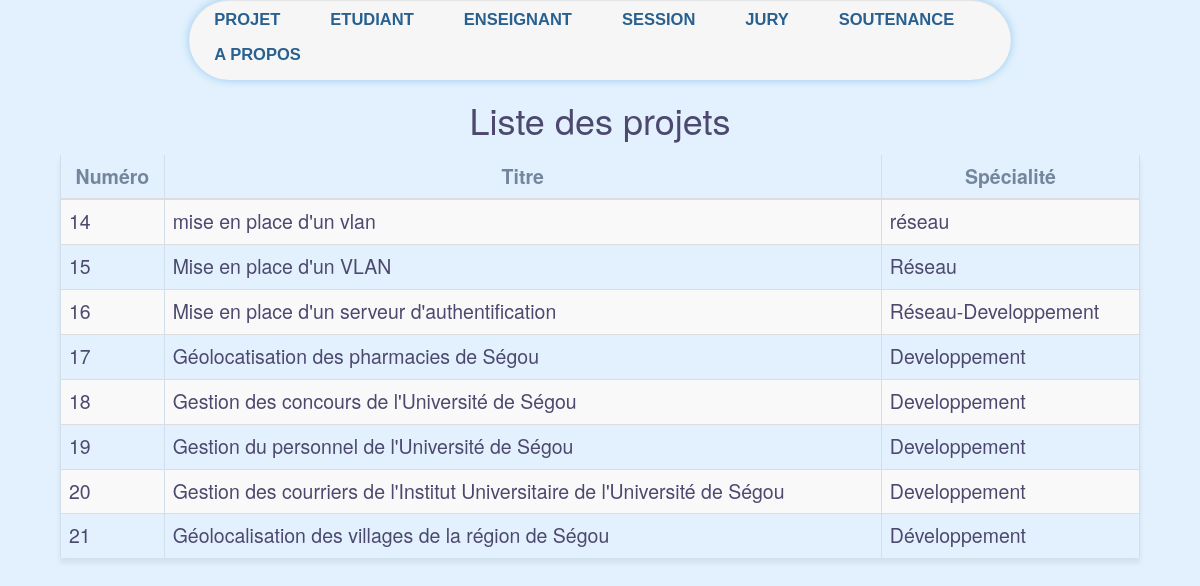
The page /lister_projets.php on the database its author committed.
### tables this page shows
CREATE TABLE `pfe` (
  `num_pfe` int(10) NOT NULL,
  `titre` varchar(255) NOT NULL,
  `specialite` varchar(50) NOT NULL
);

### lister_projets.php (the view, shortened to what this page needs)
<!DOCTYPE html>
<html>
	<head>
		<link rel="stylesheet" type="text/css" href="css/bootstrap.css">
		<link rel="stylesheet" type="text/css" href="css/style.css">
		<link rel="stylesheet" type="text/css" href="css/menu.css">
	</head>
	<body>
		<?php
			include 'menu.php';
			include 'connect.php';
			$req = $pdo->query('SELECT * from pfe;');
			echo '<h1>Liste des projets</h1>';
			if($req->rowCount()!=0){
		        echo '<table width="80%" class="resultTable table table-striped">
		                    <thead>
		                        <th>Numéro</th>
		                        <th>Titre</th>
		                        <th>Spécialité</th>
		                    </thead>
		                    <tbody>';
		        while ($donnees = $req->fetch())
		            {
		                echo "<tr>";
		                    echo '<td>'.$donnees['num_pfe'].    '</td>';
		                    echo '<td>'.$donnees['titre'].		'</td>';
		                    echo '<td>'.$donnees['specialite']. '</td>';
		                echo '</tr>';
		            }
		        echo    '</tbody>
		             </table>';
		    }
		    else
		        echo '<h1 style="color: gray;">Aucun résultat</h1>';
		?>
	</body>
</html>

### css/style.css (style rules this page uses)
body { width: 90%; min-width: 404px; margin: auto; font-size: 1.5em; color: #4c486e; background-color: rgba(208, 233, 252, 0.6); }
h1 { text-align: center; }
table { margin:auto; margin-top: 15px; margin-bottom: 10px; border-collapse: collapse; border: 1px outset #d1dfea; border-spacing: 0; }
th { border-top: 1px solid #d1dfea; border-left: 1px solid #d1dfea; border-right: 1px solid #d1dfea; color: #73869d; text-align: center; padding-left: 6px; padding-right: 6px; }
td { border-top: 1px solid #d1dfea; border-left: 1px solid #d1dfea; border-right: 1px solid #d1dfea; padding: 6px 13px; }
.resultTable { font-size: 1.3em; box-shadow: 0 5px 5px rgba(0, 0, 0, 0.075); border: none; }

### rows shown on the page
pfe: num_pfe "14", titre "mise en place d'un vlan", specialite "réseau"
pfe: num_pfe "15", titre "Mise en place d'un VLAN", specialite "Réseau"
pfe: num_pfe "16", titre "Mise en place d'un serveur d'authentification", specialite "Réseau-Developpement"
pfe: num_pfe "17", titre "Géolocatisation des pharmacies de Ségou", specialite "Developpement"
pfe: num_pfe "18", titre "Gestion des concours de l'Université de Ségou", specialite "Developpement"
pfe: num_pfe "19", titre "Gestion du personnel de l'Université de Ségou", specialite "Developpement"
pfe: num_pfe "20", titre "Gestion des courriers de l'Institut Universitaire de l'Université de Ségou", specialite "Developpement"
pfe: num_pfe "21", titre "Géolocalisation des villages de la région de Ségou", specialite "Développement"
